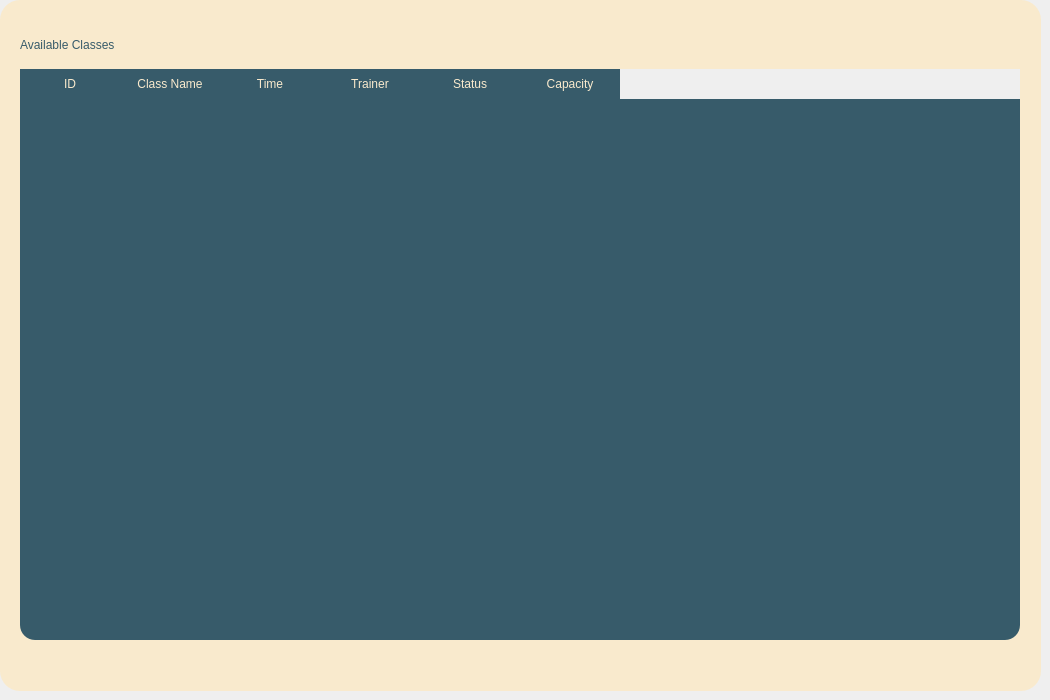
       <widget class="QWidget" name="page_available_classes">
        <widget class="QTableWidget" name="tableWidget_6">
         <property name="geometry">
          <rect>
           <x>0</x>
           <y>0</y>
           <width>1041</width>
           <height>691</height>
          </rect>
         </property>
         <property name="styleSheet">
          <string notr="true">background-color: rgb(249, 234, 205);
border-radius: 20px;</string>
         </property>
        </widget>
        <widget class="QLabel" name="AvailableClassesTitle">
         <property name="geometry">
          <rect>
           <x>20</x>
           <y>20</y>
           <width>400</width>
           <height>50</height>
          </rect>
         </property>
         <property name="styleSheet">
          <string notr="true">background-color: transparent;
color: rgb(55, 91, 106);
font: bold 28pt &quot;Yeasty Flavors&quot;;</string>
         </property>
         <property name="text">
          <string>Available Classes</string>
         </property>
        </widget>
        <widget class="QTableWidget" name="tableWidget_6">
         <property name="geometry">
          <rect>
           <x>20</x>
           <y>69</y>
           <width>1000</width>
           <height>571</height>
          </rect>
         </property>
         <property name="styleSheet">
          <string notr="true">QTableWidget {
    background-color: rgb(55, 91, 106);
    font: 11pt &quot;Yeasty Flavors&quot;;
    color: rgb(249, 234, 205);
    border-radius: 15px;
    gridline-color: rgb(249, 234, 205);
}

QHeaderView::section {
    background-color: rgb(55, 91, 106);
    color: rgb(249, 234, 205);
    font: bold 12pt &quot;Yeasty Flavors&quot;;
    border: none;
    padding: 6px;
}

QTableWidget::item {
    selection-background-color: rgb(198, 143, 59);
    selection-color: black;
}</string>
         </property>
         <column>
          <property name="text">
           <string>ID</string>
          </property>
         </column>
         <column>
          <property name="text">
           <string>Class Name</string>
          </property>
         </column>
         <column>
          <property name="text">
           <string>Time</string>
          </property>
         </column>
         <column>
          <property name="text">
           <string>Trainer</string>
          </property>
         </column>
         <column>
          <property name="text">
           <string>Status</string>
          </property>
         </column>
         <column>
          <property name="text">
           <string>Capacity</string>
          </property>
         </column>
        </widget>
       </widget>
